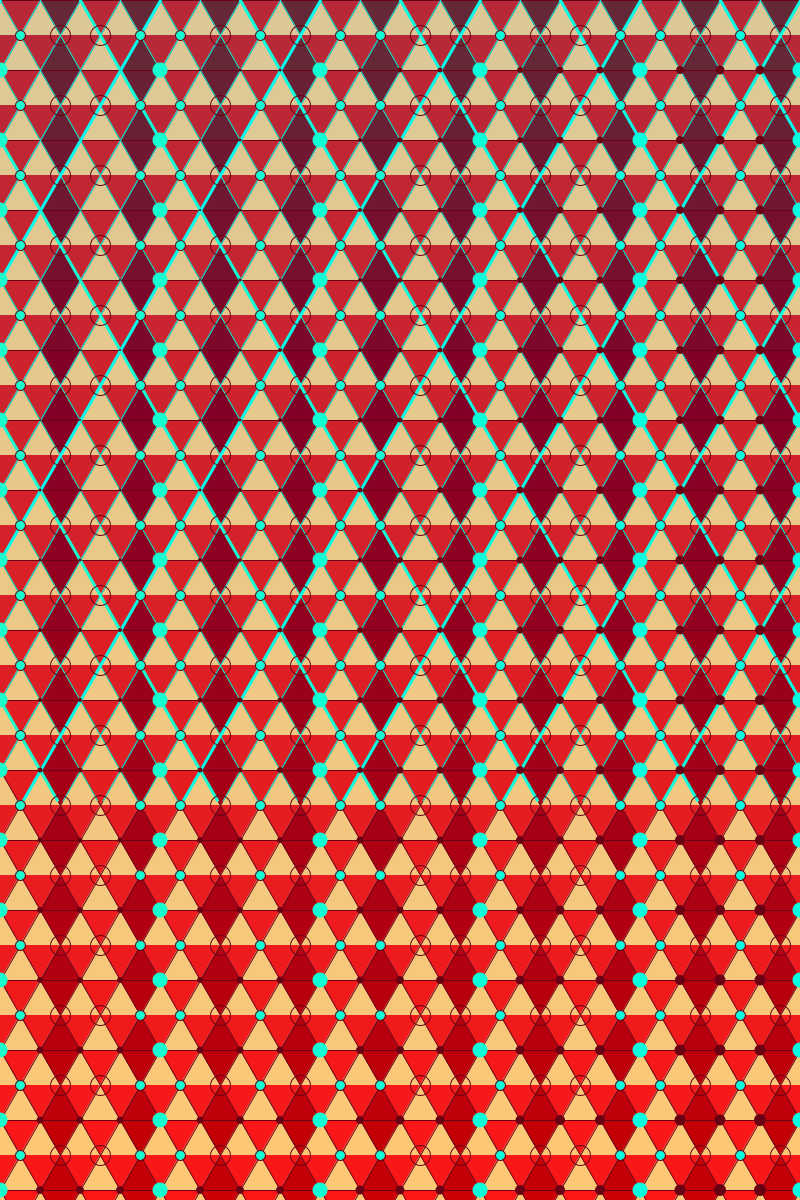
Frame 1 (no input)
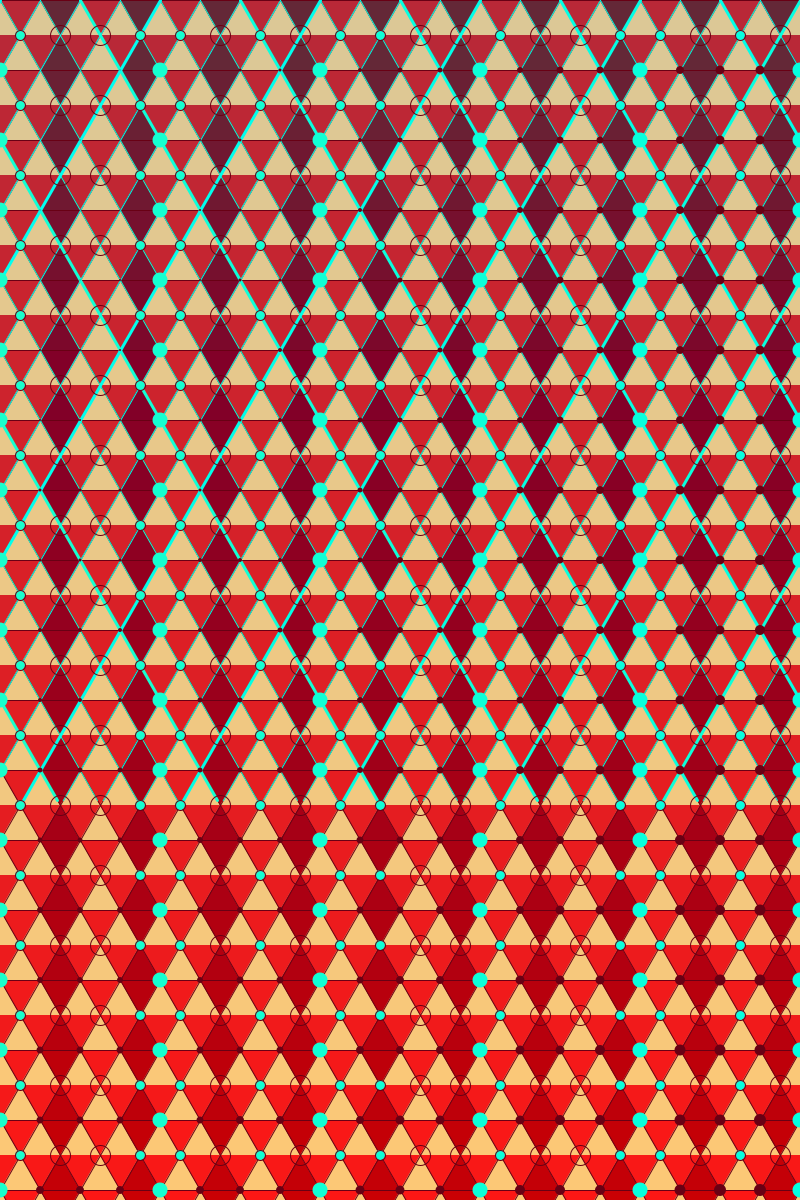
Frame 60 (the mouse pressed at the canvas centre just before this capture)
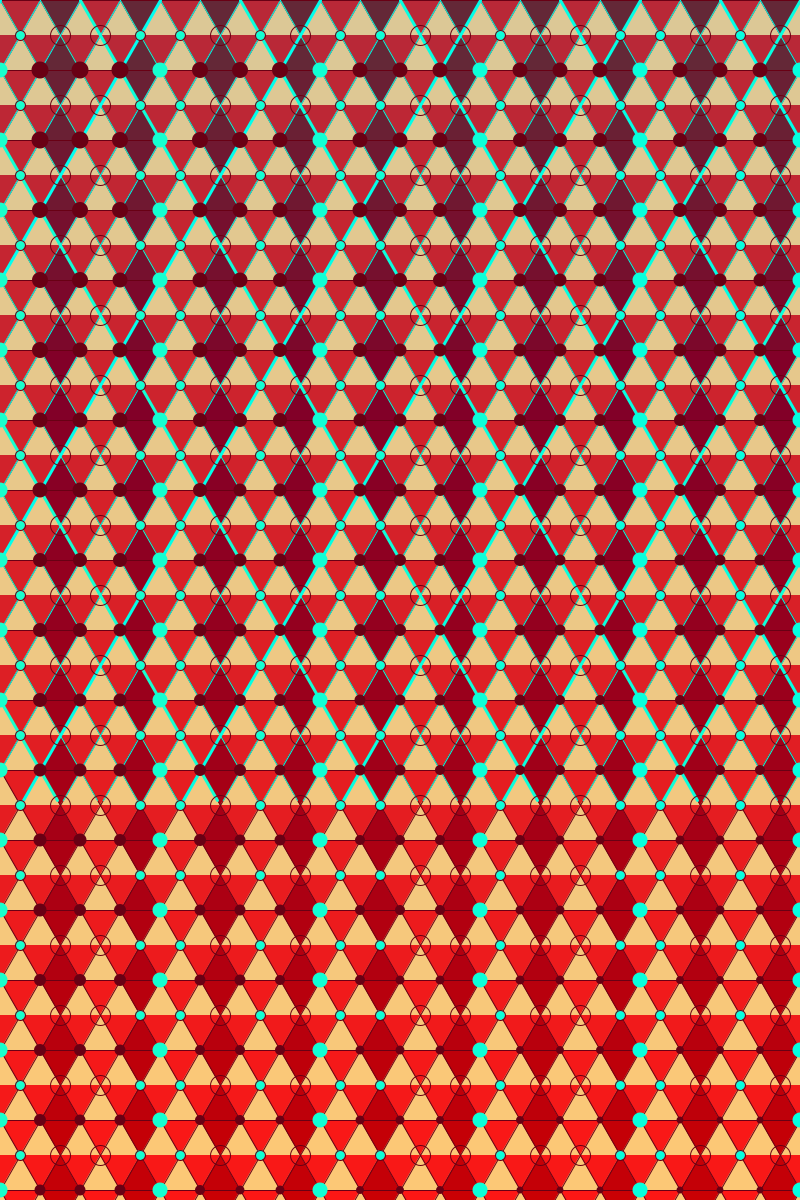
Frame 120 (the mouse held since frame 60 and released just before this capture)

The Processing sketch that drew these frames (run headless with seeded random() and noise(); from frame 60 on, the mouse is pressed at the canvas centre):

// Processing sketch: processing_60927
// ── processing_60927.pde

void setup(){
  size(800,1200);
  smooth();
}

int randomized = int(random(2,5));

void draw(){
  
  int triX = 40;
  int triY = 70;
  
  int triCountX = width/triX;
  int triCountY = height/triY;
  
  noStroke();
  
  for (int j = 0; j<=triCountY; j++){
    for (int i = 0; i<=triCountX; i++){
    fill(185+j*4,40-j,55-j*2);
    triangle(0+i*triX,0+j*triY,40+i*triX,0+j*triY,20+i*triX,35+j*triY);
  }
  }
  
   for (int j = 0; j<=triCountY; j++){
     for (int i = 0; i<=triCountX; i++){
     fill(220+j*2,200,150-j*2);
     triangle(-20+i*triX,35+j*triY,0+i*triX,0+j*triY,20+i*triX,35+j*triY);
  }
  }
  
  for (int j = 0; j<=triCountY; j++){
    for (int i = 0; i<=triCountX; i++){
    fill(185+j*4,40-j,55-j*2);
    triangle(-20+i*triX,35+j*triY,20+i*triX,35+j*triY,0+i*triX,70+j*triY);
  }
  }
  
   for (int j = 0; j<=triCountY; j++){
     for (int i = 0; i<=triCountX; i++){
     fill(220+j*2,200,150-j*2);
     triangle(-40+i*triX,70+j*triY,-20+i*triX,35+j*triY,0+i*triX,70+j*triY);
  }
  }
  
    for (int j = 0; j<=triCountY; j++){
     for (int i = 0; i<=triCountX; i++){
     noFill();
     if(i%2==0){
       fill(100+j*6,40-j*8,55-j*3);
       strokeWeight(1);
       stroke(105,0,20);
     }
     triangle(-40+i*triX,70+j*triY,-20+i*triX,35+j*triY,0+i*triX,70+j*triY);
  }
  }
  
  
   for (int j = 0; j<=triCountY; j++){
     for (int i = 0; i<=triCountX; i++){
     noFill();
     if(i%2==0){
       fill(100+j*6,40-j*8,55-j*3);
       strokeWeight(1);
       stroke(105,0,20);
     }
     triangle(-40+i*triX,0+j*triY,-20+i*triX,35+j*triY,0+i*triX,0+j*triY);
  }
  }
  
  
    
  
      for (int i = 0; i<=height;i++) {
        
      int c1 = 25-i;
      int c2 = 260;
      int c3 = 205+i;
      
      if(keyPressed){
        if(key=='1'){
           c1 = 200+i;
           c2 = 90-i*2;
           c3 = 30+i*2;
        }
      }
      
      if(keyPressed){
        if(key=='2'){
           c1 = 165+i;
           c2 = 205-i*2;
           c3 = 35+i*2;
        }
      }
    
      strokeWeight(1);
      if(i%4==0){
        strokeWeight(3);
      }
      stroke(c1,c2,c3);
      line(-400+i*40,0,57+i*40,800);
    }
    
    for (int i = 0; i<=height;i++) {
      
      int c1 = 25-i;
      int c2 = 260;
      int c3 = 205+i;
      
      if(keyPressed){
        if(key=='1'){
           c1 = 200+i;
           c2 = 90-i*2;
           c3 = 30+i*2;
        }
      }
    
    if(keyPressed){
        if(key=='2'){
           c1 = 165+i;
           c2 = 205-i*2;
           c3 = 35+i*2;
        }
      }
   
      strokeWeight(1);
      if(i%4==0){
        strokeWeight(3);
      }
      stroke(c1,c2,c3);
      line(1600-i*40,0,1143-i*40,800);
    }
    
  
  int circleDistX = 40;
  int circleDistY = 35; 
  int circleCount = width/circleDistX;

  for (int j = 0; j<=circleCount;j++) {
    for (int i = 0; i<=circleCount;i++) {
      
      int circleSize = 20; 

      int c1 = 25-i;
      int c2 = 260;
      int c3 = 205+i;
      
      if(keyPressed){
        if(key=='1'){
           c1 = 200+i;
           c2 = 90-i*2;
           c3 = 30+i*2;
        }
      }
      
      if(keyPressed){
        if(key=='2'){
           circleSize=int(sin(i/3.0)*20);
           c1 = 165+i;
           c2 = 205-i*2;
           c3 = 35+i*2;
        }
      }

  
      noFill();
      stroke(105,0,20);
      strokeWeight(1);
      if(i%4==0) {
       fill(c1,c2,c3);
       circleSize = 10;
      }
       if(i%3==0) {
       fill(c1,c2,c3);
       circleSize = 10;
      }
      ellipse(20+circleDistX*i, 35+circleDistY*2*j, circleSize, circleSize);
    }
  }

  
  for (int j = 0; j<=circleCount;j++) {
    for (int i = 0; i<=circleCount;i++) {
      
      int c1 = 25-i;
      int c2 = 260;
      int c3 = 205+i;
      
      if(keyPressed){
        if(key=='1'){
           c1 = 200+i;
           c2 = 90-i*2;
           c3 = 30+i*2;
        }
      }
      
      if(keyPressed){
        if(key=='2'){
           c1 = 165+i;
           c2 = 205-i*2;
           c3 = 35+i*2;
        }
      }
      
      int circleSize = 20; 

      fill(105,0,20);
      noStroke();
         
      int circleSize2 =int( dist(mouseX,mouseY,circleSize*i,circleSize*j))/20;

      if(i%4==0){
        circleSize2=30;
        fill(c1,c2,c3);
      }
      ellipse(circleDistX*i, 70+circleDistY*2*j, circleSize2/2, circleSize2/2);
    }
  }
  
}
